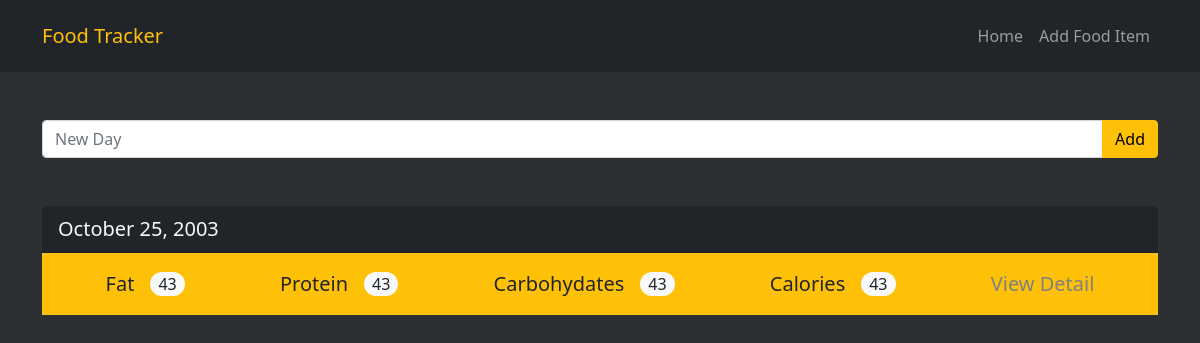
Before: / with the older database file.
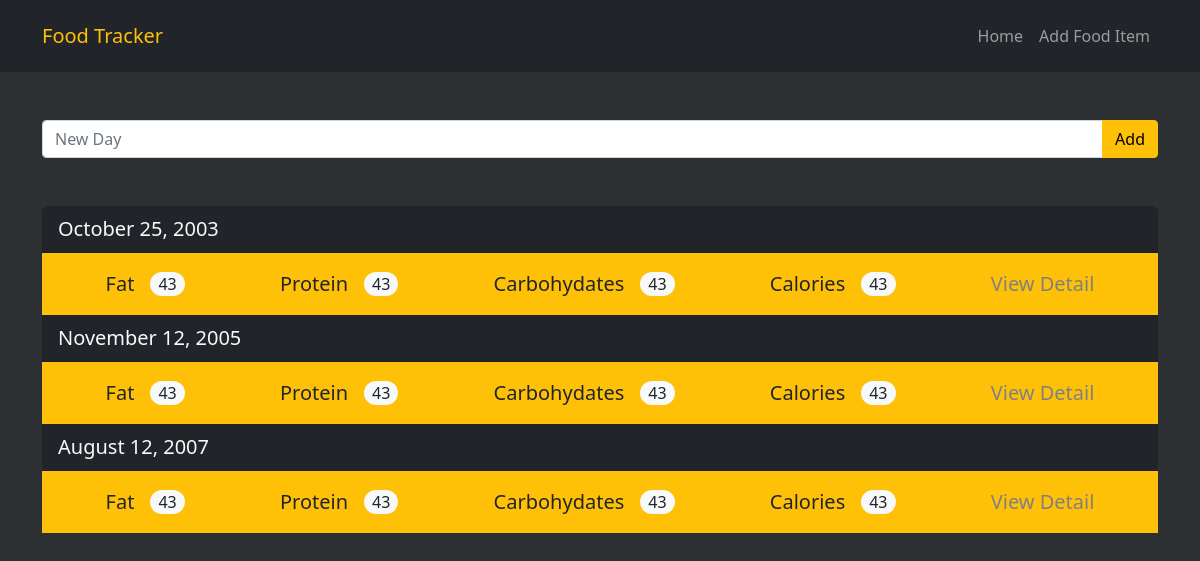
After: the same page with the newer database file.
### tables this page shows
CREATE TABLE log_date (
    log_id integer primary key autoincrement,
    entry_date date not null
);

### index.py (the view, shortened to what this page needs)
@app.route("/", methods=["POST", "GET"])
def index():
    db = get_db()
    cur = db.execute("""
        SELECT entry_date FROM log_date;
    """)
    results = cur.fetchall()  # Получаем даты для преобразования в другой вид
    user_date = []
    for i in results:
        info = {}
        pd = datetime.datetime.strptime(str(i['entry_date']), "%Y%m%d")
        info["entry_pretty_date"] = datetime.datetime.strftime(pd, "%B %d, %Y")
        info["date"] = i['entry_date']
        user_date.append(info)
    return render_template("index.html", results=user_date)

### index.py (called while the page is built)
def connect_db():  # Подключение базы данных
    sql = sqlite3.connect("food.db")
    sql.row_factory = sqlite3.Row
    return sql

def get_db():  # Получение базы данных
    if not hasattr(g, "sqlite3"):
        g.sqlite_db = connect_db()
    return g.sqlite_db

### templates/index.html (shortened to what this page needs)
<!DOCTYPE html>
<html lang="en">
<head>
	<link href="https://cdn.jsdelivr.net/npm/bootstrap@5.1.3/dist/css/bootstrap.min.css" rel="stylesheet">
  	<link rel="stylesheet" type="text/css" href="static/style.css">
	<link rel="stylesheet" href="https://cdn.jsdelivr.net/npm/bootstrap-icons@1.3.0/font/bootstrap-icons.css">
</head>
<body class="bg-dark" style="--bs-bg-opacity: .95;">
<header>
	<nav class="navbar navbar-expand-lg bg-dark navbar-dark py-3">
		<div class="container">
			<a href="{{ url_for('index') }}" class="navbar-brand text-warning lead">Food Tracker</a>
			<ul class="navbar-nav ms-auto" >
				<li class="nav-item"><a href="{{ url_for('index') }}" class="nav-link fw-light">Home</a></li>
				<li class="nav-item"><a href="{{ url_for('add_food') }}" class="nav-link fw-light">Add Food Item</a></li>
			</ul>
		</div>
	</nav>
</header>
{% block content %}
<section>
	<div class="container py-5 text-light">
		<form action="{{ url_for('index')}}" method="post">
			<div class="input-group">
					<input type="text" class="form-control" placeholder="New Day" name="date" aria-label="Recipient's username" aria-describedby="button-addon2" required>
					<button class="btn btn-warning" type="submit" id="button-addon2"><span class="fw-light">Add</span></button>
			</div>
		</form>
	</div>
</section>
<section>
	<div class="container">
		<div class="card border-0">
		{% for i in results %}
		  <div class="card-header bg-dark text-light lead">
			  {{ i.entry_pretty_date }}
		  </div>
		  <div class="card-body bg-warning fs-5 fw-light">
			  <div class="d-flex justify-content-around g-4">
				  <div class="d-flex justify-content-start align-items-center">
				  	<span>Fat</span>
				  	<span class="rounded-pill bg-light ms-3 px-2 fs-6">43</span>
				  </div>
				  <div class="d-flex justify-content-start align-items-center">
				  	<span>Protein</span>
				  	<span class="rounded-pill bg-light ms-3 px-2 fs-6">43</span>
				  </div>
				  <div class="d-flex justify-content-start align-items-center">
				  	<span>Carbohydates</span>
				  	<span class="rounded-pill bg-light ms-3 px-2 fs-6">43</span>
				  </div>
				  <div class="d-flex justify-content-start align-items-center">
				  	<span>Сalories</span>
				  	<span class="rounded-pill bg-light ms-3 px-2 fs-6">43</span>
				  </div>
				  <div class="text-center">
				  	<a class="list_button" href="{{ url_for('day', date=i.date) }}">View Detail</a>
				  </div>
			  </div>
		  </div>
		{% endfor %}
		</div>
	</div>
</section>
{% endblock %}
</body>
</html>

### static/style.css (style rules this page uses)
.list_button { text-decoration: none; color: grey; transition: 0.1s all ease-in; }

Changed rows visible on the page:
added log_date: entry_pretty_date "November 12, 2005"
added log_date: entry_pretty_date "August 12, 2007"
